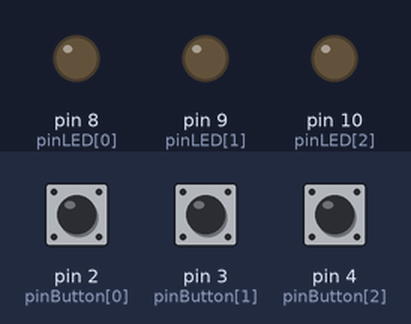
The sketch below on a simulated Arduino Uno, built with avr-gcc and run on an emulated ATmega328P. Parts: output pins drawn as LEDs (lit = HIGH). The test bench sets the inputs (shaded band); at power-on: pin 2 (pinButton[0]) LOW, pin 3 (pinButton[1]) LOW, pin 4 (pinButton[2]) LOW.

Above: at 1.2 s.
1.3 s: pin 2 (pinButton[0]) pulled HIGH for 0.15 s
At 1.6 s:
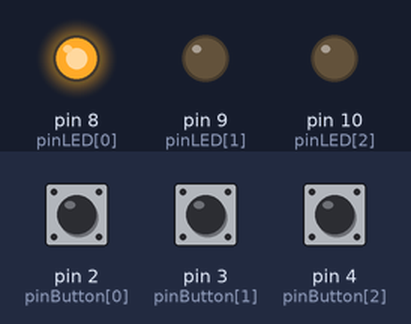
2.9 s: pin 3 (pinButton[1]) pulled HIGH for 0.15 s
At 4.0 s:
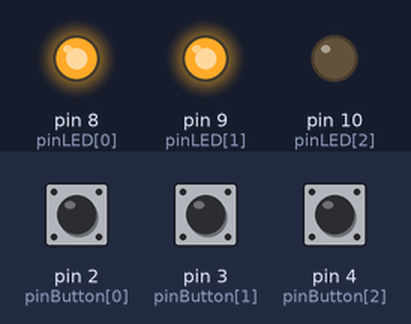
4.5 s: pin 4 (pinButton[2]) pulled HIGH for 0.15 s
At 5.2 s:
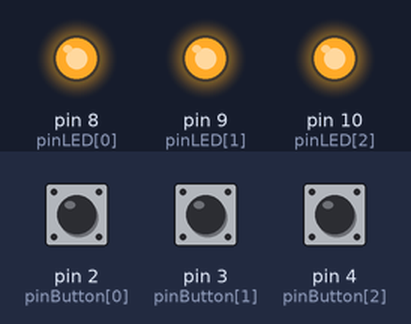
6.1 s: pin 2 (pinButton[0]) pulled HIGH for 1 s
At 6.4 s:
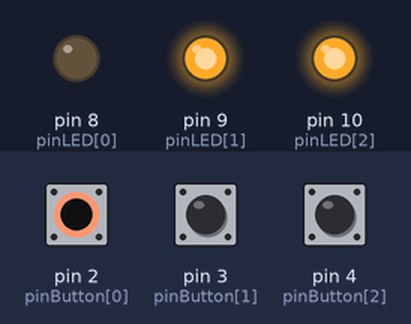
8.6 s: pin 3 (pinButton[1]) pulled HIGH for 1 s
At 9.5 s:
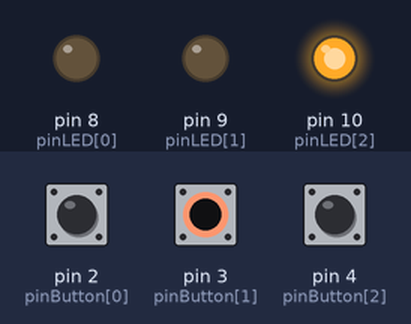
11.1 s: pin 2 (pinButton[0]) pulled HIGH for 0.15 s
At 11.5 s:
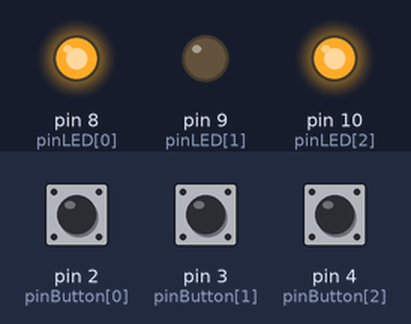
Timing chart, 0 to 13.7 s (numbered marks = the images above; inputs shaded):
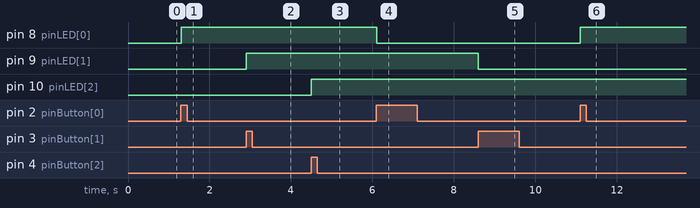

The sketch:

LED_PWM_1.ino
```cpp
const int pinLED[3] = {8,9,10};
const int pinButton[3] = {2,3,4};
boolean lastButton[3] = {LOW,LOW,LOW};
boolean currentButton[3] = {LOW,LOW,LOW};
int ledMode[3] = {0,0,0};

void setup() {
  for(int i=0;i<3;i++){
     pinMode(pinLED[i], OUTPUT);
     pinMode(pinButton[i], INPUT);
     digitalWrite(pinLED[i], 0);
  }
}

boolean debounce(boolean last, int pin) {
  boolean current = digitalRead(pin);
  if(current != last){
    delay(5);
    current = digitalRead(pin);
  }
  return current;
}

void loop() {
  for(int i=0;i<3;i++){
    currentButton[i] = debounce(lastButton[i],pinButton[i]);
  }
  for(int i=0;i<3;i++){
    if(currentButton[i] == HIGH && lastButton[i] == LOW){
      if(ledMode[i]!=0){
        ledMode[i] = 0;
      } else{
      ledMode[i] = 1;
      }
    }
    lastButton[i] = currentButton[i];
    setMode(ledMode[i], i);
  }
}

void setMode(int mode, int num){
  switch(mode) {
    case 0:
    digitalWrite(pinLED[num],0);
    break;
    case 1:
    digitalWrite(pinLED[num],1);
    break;
  }
}
```

Measured:
- after the input at 1.3 s, pin 8 (pinLED[0]): LOW → HIGH at once
- after the input at 2.9 s, pin 9 (pinLED[1]): LOW → HIGH at once
- after the input at 4.5 s, pin 10 (pinLED[2]): LOW → HIGH at once
- after the input at 6.1 s, pin 8 (pinLED[0]): HIGH → LOW at once
- after the input at 8.6 s, pin 9 (pinLED[1]): HIGH → LOW at once
- after the input at 11.1 s, pin 8 (pinLED[0]): LOW → HIGH at once
